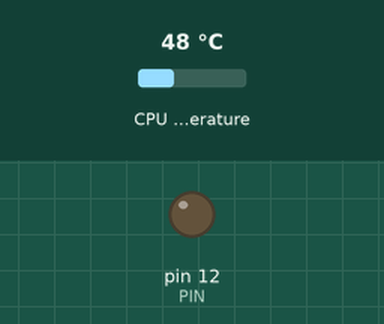
This program was run on a simulated Raspberry Pi (header pin numbers). Parts: output pins drawn as LEDs (lit = HIGH). The test bench sets the inputs (shaded band); at power-on: CPU temperature 48 °C. Files the program writes start out absent; the clock reads 2024-03-15 10:24:30 at power-on unless the program sets it.

Above: at 1.2 s.
1.3 s: CPU temperature set to 68 °C
5.2 s: CPU temperature set to 71 °C
At 6.4 s:
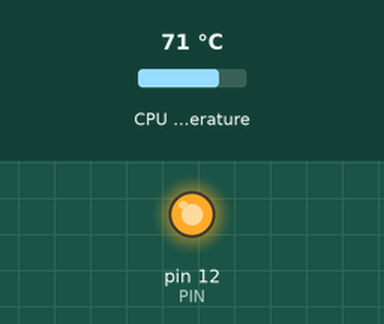
9.1 s: CPU temperature set to 57 °C
13.2 s: CPU temperature set to 54 °C
At 16.1 s:
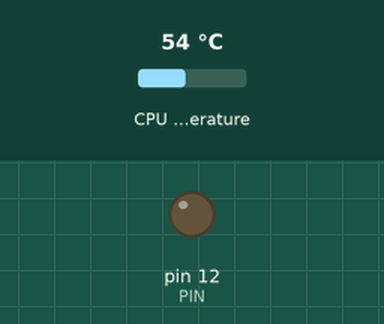
17.1 s: CPU temperature set to 84 °C
At 19.0 s:
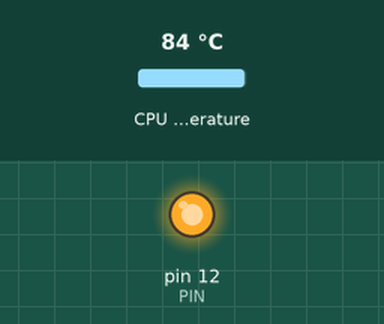
Timing chart, 0 to 20.5 s (numbered marks = the images above; inputs shaded):
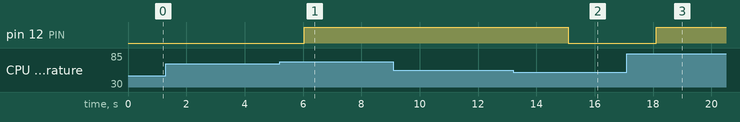

Measured:
- the behaviour switches between 69 and 70 °C on CPU temperature (found by bisection; images 0 and 1)
- the behaviour switches between 56 and 55 °C on CPU temperature (found by bisection; images 1 and 2)
- after the input at 1.3 s, every drawn part: stays the same
- after the input at 5.2 s, pin 12 (PIN): LOW → HIGH after 0.85 s
- after the input at 9.1 s, every drawn part: stays the same
- after the input at 13.2 s, pin 12 (PIN): HIGH → LOW after 1.9 s
- after the input at 17.1 s, pin 12 (PIN): LOW → HIGH after 1.0 s

The program:

fan_control.py
```python
#!/usr/bin/python
"""
Config file example:

{
    "temp_on": 75,
    "temp_off": 55
}

"""
import RPi.GPIO as GPIO
import os, sys, time, re, json
from pathlib import Path
import logging

DATA_DIR = Path(os.getenv('FAN_CONTROL_LOG_DIR') or '/var/log').expanduser()
DATA_DIR.mkdir(exist_ok=True, parents=True)
logging.basicConfig(filename=DATA_DIR/'fan_control.log', filemode='a', level=logging.INFO)

PIN = 12
CHECK_TIMEOUT = 3
CONFIG_FILE = Path(os.getenv('FAN_CONTROL_CONFIG_FILE') or '/opt/fan_control.json')


class FanControl:
    def __init__(self):
        GPIO.setmode(GPIO.BOARD)
        GPIO.setup(PIN, GPIO.OUT, initial=0)
        self.ON = False

    def __call__(self):
        logging.info('Start Monitoring...')
        while True:
            try:
                conf = self.read_config()
                tmp = self.get_temp()
                if not self.ON and tmp >= conf['temp_on']:
                    self.fan_on()
                else:
                    if self.ON and tmp <= conf['temp_off']:
                        self.fan_off()
            except Exception as e:
                logging.exception('Main cycle error')
            time.sleep(CHECK_TIMEOUT)

    def get_temp(self):
        cmd = 'vcgencmd measure_temp'
        output = os.popen(cmd).read().strip()
        temp = re.search(r"[\d.]+", output).group(0)
        return float(temp)

    def fan_on(self):
        logging.info('FAN ON')
        GPIO.output(PIN, 1)
        self.ON = True

    def fan_off(self):
        logging.info('FAN OFF')
        GPIO.output(PIN, 0)
        self.ON = False

    def read_config(self):
        data = dict(
            temp_on=70,
            temp_off=55
        )
        if CONFIG_FILE.exists():
            try:
                with CONFIG_FILE.open() as f:
                    data = json.load(f)
            except Exception:
                logging.exception('Read config file error')
        return data

    def __del__(self):
        self.cleanup()

    def cleanup(self):
        GPIO.cleanup(PIN)


if __name__ == '__main__':
    ctl = FanControl()
    try:
        ctl()
    except KeyboardInterrupt:
        sys.exit()
```
